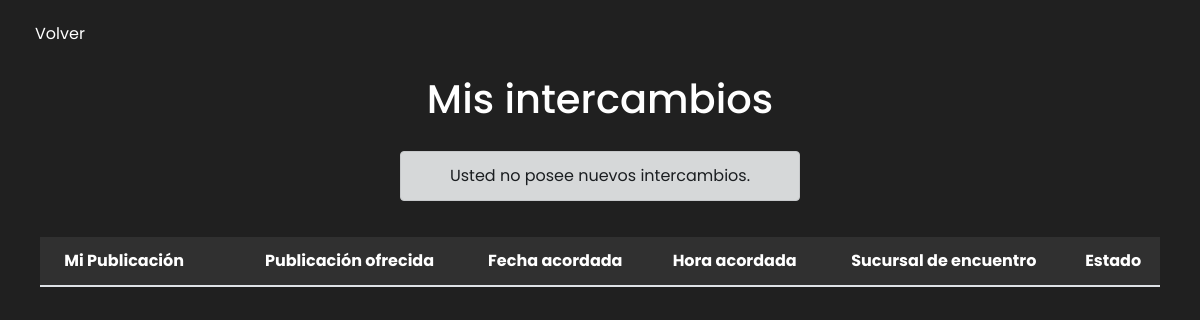
The page /mis-intercambios/ (signed in) on the database as committed earlier.
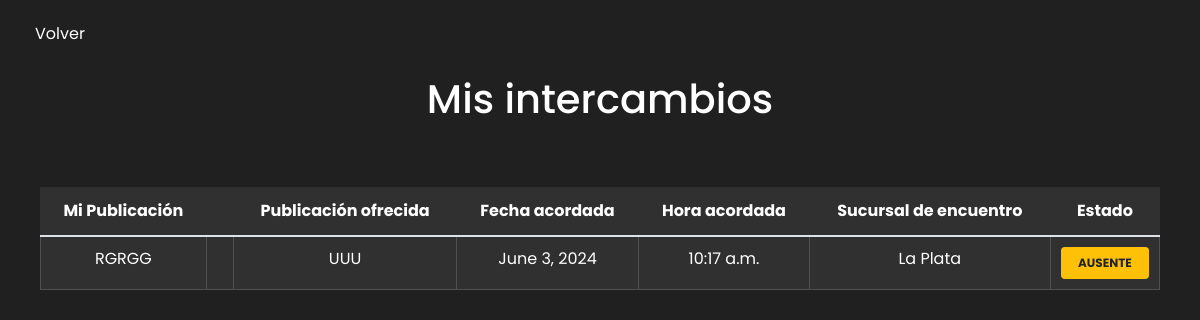
The same page on the database as committed later.
### vista_usuario/models.py (models this page shows)
class Intercambio(models.Model):
    REALIZADO = 'REALIZADO'
    CANCELADO = 'CANCELADO'
    CANCELADO_AUSENTE = 'CANCELADO_AUSENTE'
    PENDIENTE = 'PENDIENTE'
    ESTADOS_CHOICES = [
        (REALIZADO, 'REALIZADO'),
        (CANCELADO, 'CANCELADO'),
        (CANCELADO_AUSENTE, 'CANCELADO_AUSENTE'),
        (PENDIENTE, 'PENDIENTE')
    ]
    base = models.ForeignKey(Publicacion, related_name='base_intercambios', on_delete=models.SET_NULL, null=True)
    ofer = models.ForeignKey(Publicacion, related_name='oferta_intercambios', on_delete=models.SET_NULL, null=True)
    hora = models.TimeField()
    fecha_intercambio = models.DateField(null=True)
    sucursal = models.ForeignKey(Sucursal, on_delete=models.SET_NULL, null=True)
    estado = models.CharField(max_length=20, choices=ESTADOS_CHOICES, default=PENDIENTE)
    usuario_ausente = models.ForeignKey(User, on_delete=models.SET_NULL, null=True)

class Publicacion(models.Model):
    NUEVO = 'nuevo'
    USADO = 'usado'
    ESTADOS_CHOICES = [
        (NUEVO, 'Nuevo'),
        (USADO, 'Usado'),
    ]
    CATEGORIA_CHOICES = [
        ('Electricidad', 'Electricidad'),
        ('Ferretería general', 'Ferretería general'),
        ('Construcción', 'Construcción'),
        ('Herramientas', 'Herramientas'),
        ('Jardinería', 'Jardinería'),
        ('Protección personal', 'Protección personal'),
    ]
    titulo = models.CharField(max_length=100)
    estado = models.CharField(max_length=10, choices=ESTADOS_CHOICES, default=NUEVO)
    categoria = models.CharField(max_length=50, choices=CATEGORIA_CHOICES)
    sucursal = models.ForeignKey(Sucursal, on_delete=models.SET_NULL, null=True)
    descripcion = models.TextField()
    autor = models.ForeignKey(User, on_delete=models.CASCADE)
    es_privada = models.BooleanField(default=False)
    parte_oferta = models.BooleanField(default=False)
    imagenes = models.ManyToManyField(
        'Imagen',
        related_name='publicaciones',
    )  # Relación ManyToMany con Imagen

### vista_administrador/models.py (models this page shows)
class Sucursal(models.Model):
    nombre = models.CharField(max_length=100)
    direccion = models.CharField(max_length=100)

### ferreplus/modulos/modulos_inicio_sesion.py (the view)
    def wrapper(request, *args, **kwargs):
        if not request.user.is_authenticated or request.user.is_staff or request.user.is_superuser:
            return HttpResponse("No tienes permiso para acceder a esta página.")
        return view_func(request, *args, **kwargs)

### ferreplus/modulos/modulos_inicio_sesion.py (called while the page is built)
def normal_required(view_func):
    def wrapper(request, *args, **kwargs):
        if not request.user.is_authenticated or request.user.is_staff or request.user.is_superuser:
            return HttpResponse("No tienes permiso para acceder a esta página.")
        return view_func(request, *args, **kwargs)
    return wrapper

### vista_usuario/middelwares/middelware.py (called while the page is built)
    def __call__(self, request):
        response = self.get_response(request)
        if request.path == reverse('cerrar_sesion') and request.user.is_authenticated:
            return redirect('inicio')  # Redirige a la página de inicio después de cerrar sesión
        return response

### templates/vista_usuario/mis_intercambios.html (shortened to what the changed rows need)
<!DOCTYPE html>
<html lang="es">
<head>
    <link href="https://stackpath.bootstrapcdn.com/bootstrap/4.5.2/css/bootstrap.min.css" rel="stylesheet">
    <link href="https://cdn.jsdelivr.net/npm/bootstrap-icons@1.10.3/font/bootstrap-icons.css" rel="stylesheet">
    <link href='https://unpkg.com/boxicons@2.1.4/css/boxicons.min.css' rel='stylesheet'>
    {% load static %}
    <link rel="stylesheet" type="text/css" href="{% static 'css/mis_empleados.css' %}">
</head>
<body>
    <div class="container">
        <div id="Header">
            <h1>Mis intercambios</h1>
        </div>
        <div class="mb-3 text-center">
            {% if aviso %}
                <div class="alert alert-dark" role="alert">{{ aviso }}</div>
            {% endif %}
        </div>
        <div class="mb-3">
            <table class="table">
                <thead>
                    <tr>
                        <th scope="col" class="text-center">Mi Publicación</th>
                        <th class="text-center"></th>
                        <th scope="col" class="text-center">Publicación ofrecida</th>
                        <th scope="col" class="text-center">Fecha acordada</th>
                        <th scope="col" class="text-center">Hora acordada</th>
                        <th scope="col" class="text-center">Sucursal de encuentro</th>
                        <th scope="col" class="text-center">Estado</th>
                    </tr>
                </thead>
                <tbody>
                    {% for intercambio in intercambios %}
                        <tr>
                            {% if intercambio.base.autor == user %}
                                <td class="text-center">{{ intercambio.base.titulo }}</td>
                                <td class="text-center icon-cell"></td>
                                <td class="text-center">{{ intercambio.ofer.titulo }}</td>
                            {% else %}
                                <td class="text-center">{{ intercambio.ofer.titulo }}</td>
                                <td class="text-center icon-cell"><i class='bx bx-transfer'></i></td>
                                <td class="text-center">{{ intercambio.base.titulo }}</td>
                            {% endif %}
                            <td class="text-center">{{ intercambio.fecha_intercambio }}</td>
                            <td class="text-center">{{ intercambio.hora }}</td>
                            <td class="text-center">{{ intercambio.sucursal.nombre }}</td>
                            <td class="text-center">
                                {% if intercambio.estado == 'REALIZADO' %}
                                <span class="badge badge-success">
                                    <i class='bx bx-check'></i>
                                    {{ intercambio.estado }}
                                </span>
                            {% elif intercambio.estado == 'CANCELADO' %}
                                <span class="badge badge-danger">
                                    <i class='bx bx-x' ></i>
                                    {{ intercambio.estado }}
                                </span>
                            {% elif intercambio.estado == 'CANCELADO_AUSENTE' %}
                                <span class="badge badge-warning">
                                    AUSENTE</span>
                            {% else %}
                                    <span class="badge badge-primary">
                                        <i class='bx bx-time-five'></i>
                                        {{ intercambio.estado }}
                                    </span>
                            {% endif %}
                            </td>
                        </tr>
                    {% endfor %}
                </tbody>
            </table>
        </div>
    </div>
    </body>
</html>

Rows that differ between the two databases and show on the page:
added Intercambio: base.titulo "RGRGG", ofer.titulo "UUU", fecha_intercambio "June 3, 2024", hora "10:17 a.m.", sucursal.nombre "La Plata", shows "AUSENTE"
Other text that changed with them:
{{ aviso }}: "Usted no posee nuevos intercambios." → (not shown)
